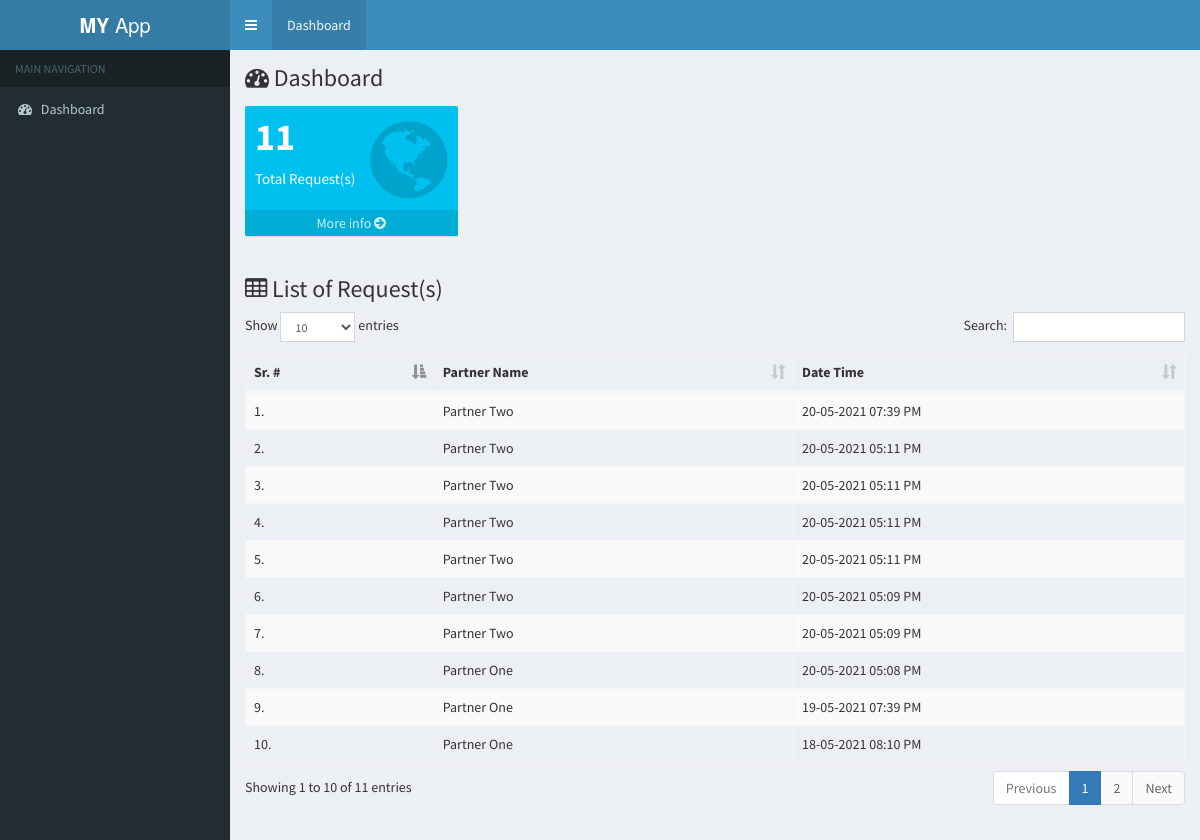
The page / on the database its author committed.
### tables this page shows
CREATE TABLE `tbl_api_requests` (
  `id` int(11) NOT NULL,
  `partner_id` int(11) NOT NULL,
  `datetime` datetime NOT NULL
);

CREATE TABLE `tbl_partners` (
  `id` int(11) NOT NULL,
  `name` varchar(100) NOT NULL,
  `status` tinyint(1) NOT NULL DEFAULT 1,
  `created_at` datetime NOT NULL,
  `updated_at` datetime NOT NULL
);

### application/controllers/Dashboard.php (called while the page is built, shortened)
<?php if(!defined('BASEPATH')) exit('No direct script access allowed');
class Dashboard extends CI_Controller
{
    public function __construct()
    {
        $this->load->model('common_model');
    }
    public function index()
    {
        $this->global['pageTitle'] = 'Dashboard';
		$data['searchBody'] = 'Yes';
		$data['api_requests'] = $this->common_model->get_all_requests();
        $this->load->view('back_end/includes/header', $this->global);
        $this->load->view("back_end/dashboard", $data);
        $this->load->view('back_end/includes/footer');
    }
 }

### index.php (called while the page is built, shortened)
<?php
require_once BASEPATH.'core/CodeIgniter.php';

### application/models/Common_model.php (called while the page is built, shortened)
<?php if(!defined('BASEPATH')) exit('No direct script access allowed');
class Common_model extends CI_Model
{
    function get_all_requests()
    {
        $this->db->select('tar.*, p.name as partner_name');
        $this->db->from('tbl_api_requests as tar');
        $this->db->join('tbl_partners p', 'tar.partner_id = p.id');
        $this->db->order_by('tar.datetime', 'DESC');
        $query = $this->db->get();
        $result = $query->result();
        return $result;
    }
}

### application/views/back_end/dashboard.php (the view, shortened to what this page needs)
<div class="content-wrapper">
    <section class="content-header">
      <h1>
        <i class="fa fa-tachometer" aria-hidden="true"></i> Dashboard
      </h1>
    </section>
    <section class="content">
        <div class="row">
            <div class="col-lg-3 col-xs-6">
              <div class="small-box bg-aqua">
                <div class="inner">
                  <h3><?= count($api_requests) ?></h3>
                  <p>Total Request(s)</p>
                </div>
                <div class="icon">
                  <i class="fa fa-globe"></i>
                </div>
                <a href="#" class="small-box-footer">More info <i class="fa fa-arrow-circle-right"></i></a>
              </div>
            </div>
          </div>
		      <div class="card-header card">
            <h3 class="card-title"><i class="fa fa-table"></i>&nbsp;List of Request(s)</h3>
          </div>
				  <div class="card">
            <div class="card-body">
              <table id="example1" class="table table-bordered table-striped">
                <thead>
                <tr>
                  <th>Sr. #</th>
                  <th>Partner Name</th>
                  <th>Date Time</th>
                </tr>
                </thead>
                <tbody>
				          <?php
                    if(! empty($api_requests) ) {
                      $i=1;
                      foreach($api_requests as $req) {
                  ?>
                  <tr>
                    <td><?= $i ?>.</td>
                    <td><?= $req->partner_name ?></td>
                    <td><?= date('d-m-Y h:i A', strtotime($req->datetime)) ?></td>
                  </tr>
                  <?php
                        $i++;
                      }
                    }
                  ?>
              </table>
            </div>
          </div>
    </section>
</div>

### application/views/back_end/includes/header.php (shortened to what this page needs)
<!DOCTYPE html>
<html>
  <head>
    <link href="<?php echo base_url(); ?>assets/bower_components/bootstrap/dist/css/bootstrap.min.css" rel="stylesheet" type="text/css" />
    <link href="<?php echo base_url(); ?>assets/bower_components/font-awesome/css/font-awesome.min.css" rel="stylesheet" type="text/css" />
    <link href="<?php echo base_url(); ?>assets/bower_components/Ionicons/css/ionicons.min.css" rel="stylesheet" type="text/css" />
    <link href="<?php echo base_url(); ?>assets/dist/css/AdminLTE.min.css" rel="stylesheet" type="text/css" />
    <link href="<?php echo base_url(); ?>assets/dist/css/skins/_all-skins.min.css" rel="stylesheet" type="text/css" />
  </head>
  <body class="hold-transition skin-blue sidebar-mini">
    <div class="wrapper">
      <header class="main-header">
        <a href="#" class="logo">
          <span class="logo-lg"><b>MY</b>&nbsp;App</span>
        </a>
        <nav class="navbar navbar-static-top" role="navigation">
          <a href="#" class="sidebar-toggle" data-toggle="push-menu" role="button">
          </a>
          <ul class="nav navbar-nav">
            <li class="active"><a href="#">Dashboard <span class="sr-only">(current)</span></a></li>
          </ul>
        </nav>
      </header>
      <aside class="main-sidebar">
        <section class="sidebar">
          <ul class="sidebar-menu" data-widget="tree">
            <li class="header">MAIN NAVIGATION</li>
            <li>
              <a href="<?php echo base_url(); ?>dashboard">
                <i class="fa fa-dashboard"></i> <span>Dashboard</span></i>
              </a>
            </li>
          </ul>
        </section>
      </aside>

### application/views/back_end/includes/footer.php (shortened to what this page needs)
	<?php if(isset($searchBody)=="Yes") { ?>
	<link rel="stylesheet" href="<?php echo base_url(); ?>assets/bower_components/datatables.net-bs/css/dataTables.bootstrap.min.css">
	<link rel="stylesheet" href="<?php echo base_url(); ?>assets/bower_components/datatables-responsive/css/responsive.bootstrap4.min.css">
	<?php } ?>
  </body>
</html>

### rows shown on the page
tbl_api_requests: partner.name "Partner Two", datetime "20-05-2021 07:39 PM"
tbl_api_requests: partner.name "Partner Two", datetime "20-05-2021 05:11 PM"
tbl_api_requests: partner.name "Partner Two", datetime "20-05-2021 05:11 PM"
tbl_api_requests: partner.name "Partner Two", datetime "20-05-2021 05:11 PM"
tbl_api_requests: partner.name "Partner Two", datetime "20-05-2021 05:11 PM"
tbl_api_requests: partner.name "Partner Two", datetime "20-05-2021 05:09 PM"
tbl_api_requests: partner.name "Partner Two", datetime "20-05-2021 05:09 PM"
tbl_api_requests: partner.name "Partner One", datetime "20-05-2021 05:08 PM"
tbl_api_requests: partner.name "Partner One", datetime "19-05-2021 07:39 PM"
tbl_api_requests: partner.name "Partner One", datetime "18-05-2021 08:10 PM"

### other values the page prints
count($api_requests) "11"
